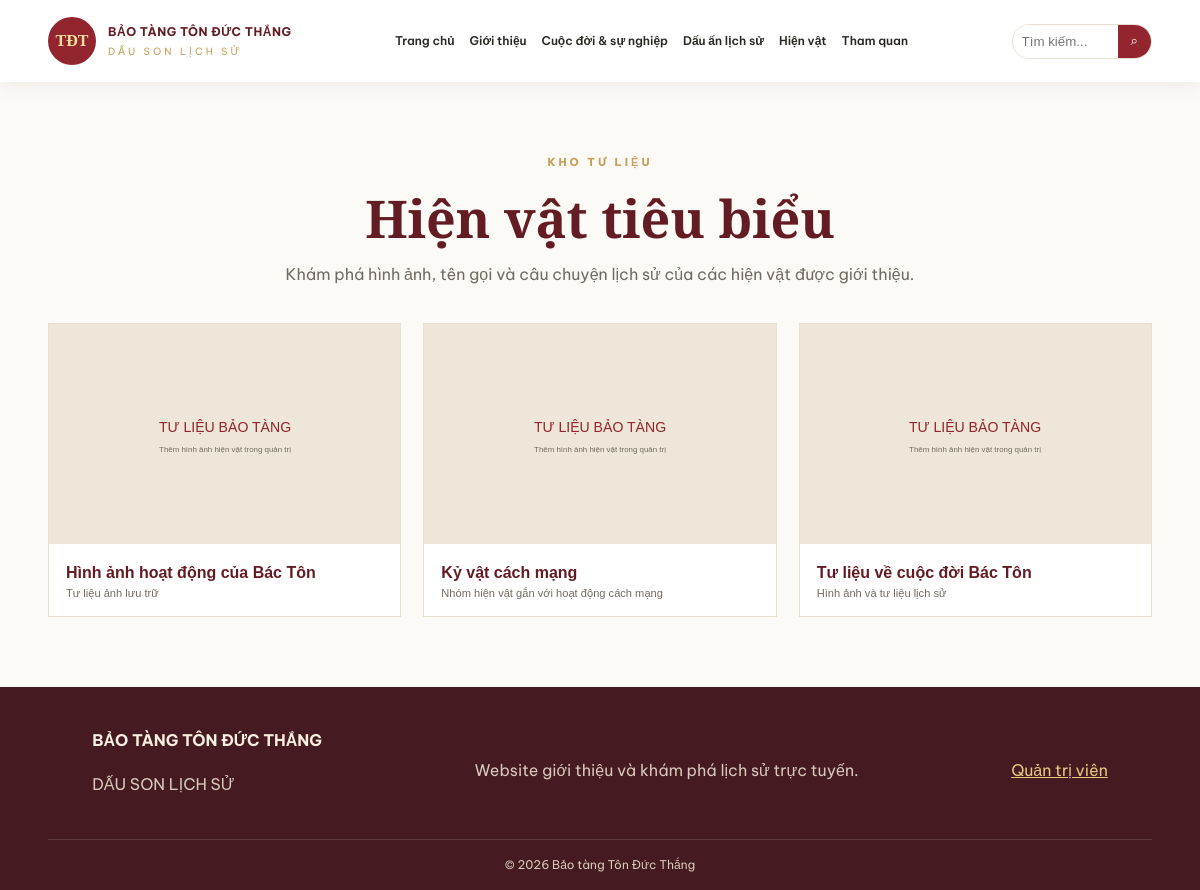
Screenshot of /index.php?page=hien-vat with the database file from the repository.
### tables this page shows
CREATE TABLE IF NOT EXISTS artifacts (
 id INT AUTO_INCREMENT PRIMARY KEY,
 name VARCHAR(255) NOT NULL,
 short_description VARCHAR(500) DEFAULT '',
 description TEXT,
 image_url TEXT,
 created_at TIMESTAMP DEFAULT CURRENT_TIMESTAMP
);

### database.php (called while the page is built, shortened)
<?php
function db(): PDO {
    static $pdo = null;
    try {
        $pdo = new PDO(
            'mysql:host=' . DB_HOST . ';dbname=' . DB_NAME . ';charset=utf8mb4',
            DB_USER,
            DB_PASS,
            [
                PDO::ATTR_ERRMODE => PDO::ERRMODE_EXCEPTION,
                PDO::ATTR_DEFAULT_FETCH_MODE => PDO::FETCH_ASSOC,
                PDO::ATTR_EMULATE_PREPARES => false
            ]
        );
    } catch (PDOException $e) {
        http_response_code(500);
        exit('Không thể kết nối cơ sở dữ liệu. Hãy kiểm tra config/config.php và import database/baotang.sql.');
    }
    return $pdo;
}
function e($value): string {
    return htmlspecialchars((string)$value, ENT_QUOTES, 'UTF-8');
}

### pages/hien-vat.php (the view, shortened to what this page needs)
<?php $items = db()->query("SELECT * FROM artifacts ORDER BY id DESC")->fetchAll(); ?>
<section class="page-hero"><span class="eyebrow">KHO TƯ LIỆU</span><h1 class="page-title">Hiện vật tiêu biểu</h1><p>Khám phá hình ảnh, tên gọi và câu chuyện lịch sử của các hiện vật được giới thiệu.</p></section>
<div class="artifact-grid">
<?php foreach ($items as $item): ?>
<button class="artifact-card" type="button" data-artifact-title="<?= e($item['name']) ?>" data-artifact-desc="<?= e($item['description']) ?>" data-artifact-image="<?= e($item['image_url']) ?>">
<img src="<?= e($item['image_url'] ?: 'assets/images/placeholder.svg') ?>" alt="<?= e($item['name']) ?>"><span><b><?= e($item['name']) ?></b><small><?= e($item['short_description']) ?></small></span>
</button>
<?php endforeach; ?>
</div>

### assets/css/style.css (style rules this page uses)
:root { --red:#92252d;--red-dark:#641c24;--gold:#c6a15b;--cream:#f7f2e8;--ink:#2b2925;--muted:#716b62;--white:#fff;--line:#e8dfd0 }
* { box-sizing:border-box }
body { margin:0;background:#fcfaf6;color:var(--ink);font-family:'Be Vietnam Pro',Arial,sans-serif;line-height:1.7 }
.eyebrow { font-size:11px;font-weight:800;letter-spacing:3px;color:var(--gold) }
.page-hero { text-align:center;padding:65px 15px 35px }
.page-title { font:700 clamp(34px,5vw,52px) 'Playfair Display',serif;color:var(--red-dark);margin:8px 0 }
.page-hero p { max-width:760px;margin:0 auto;color:var(--muted) }
.artifact-grid { display:grid;grid-template-columns:repeat(3,1fr);gap:22px;padding-bottom:70px }
.artifact-card { padding:0;text-align:left;border:1px solid var(--line);background:#fff;cursor:pointer;overflow:hidden }
.artifact-card img { width:100%;height:220px;object-fit:cover;background:#eee }
.artifact-card span { display:block;padding:17px }
.artifact-card b,.artifact-card small { display:block }
.artifact-card b { color:var(--red-dark);font-size:16px }
.artifact-card small { color:var(--muted);margin-top:5px }

### rows the page displays
artifacts: name "Hình ảnh hoạt động của Bác Tôn", short_description "Tư liệu ảnh lưu trữ"
artifacts: name "Kỷ vật cách mạng", short_description "Nhóm hiện vật gắn với hoạt động cách mạng"
artifacts: name "Tư liệu về cuộc đời Bác Tôn", short_description "Hình ảnh và tư liệu lịch sử"
